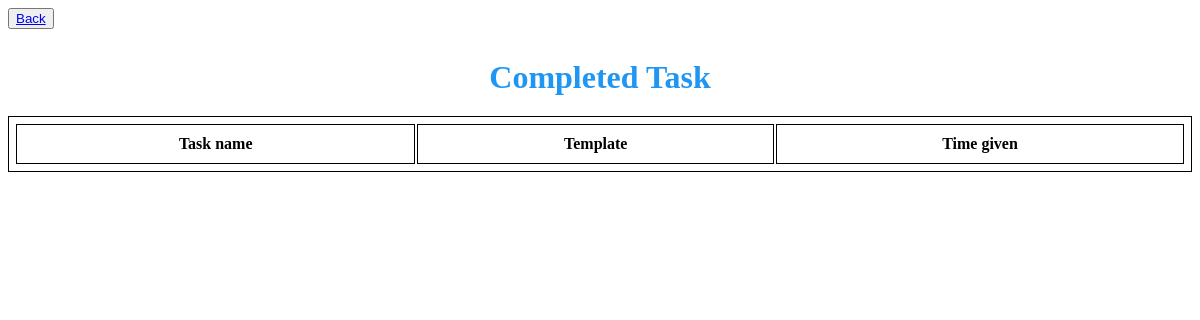
/tracker/completev.php, run on an earlier commit of the app's database.
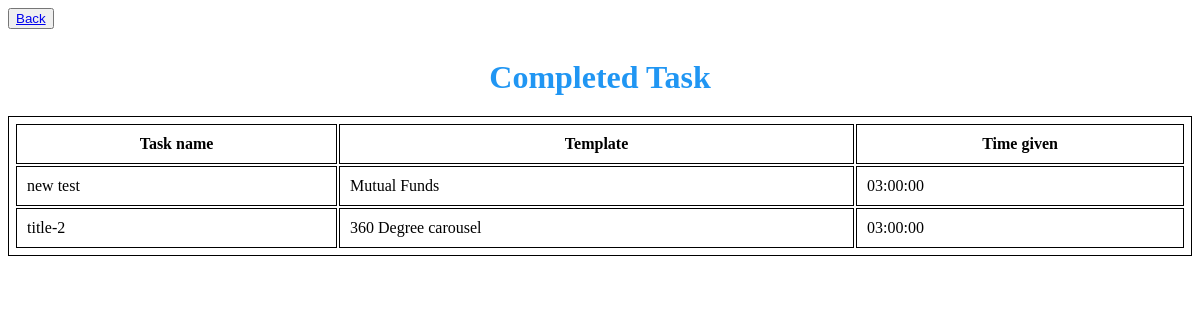
And on a later commit of the database.
### tables this page shows
CREATE TABLE `assign_task` (
  `id` int(11) NOT NULL,
  `task_name` varchar(255) NOT NULL,
  `temp_tbd` varchar(255) NOT NULL DEFAULT '0',
  `assign_to` varchar(255) NOT NULL,
  `time_v` int(255) NOT NULL,
  `deviation_v` int(255) NOT NULL,
  `status_v` int(11) NOT NULL DEFAULT 0
);

### tracker/completev.php (the view, shortened to what this page needs)
<?php
include "conn.php";
?>
<!DOCTYPE html>
<html lang="en">
<head>
    <link rel="stylesheet" href="style.css">
</head>
<body>
<button><a href="./veena.php">Back</a></button>
    <h1 class="heading">Completed Task</h1>
<table>
    <tr>
        <th>
            Task name
        </th>
        <th>
            Template
        </th>
        <th>
            Time given
        </th>
    </tr>
    <?php
        $sql="SELECT * FROM `assign_task` WHERE status_v = '2' ";
        $result=mysqli_query($connectDB,$sql);
        while($row=mysqli_fetch_assoc($result)){
            ?>
            <tr>
                <td>
                    <?php echo $row['task_name'] ?>
                </td>
                <td>
                    <?php echo $row['temp_tbd'] ?>
                </td>
                <td>
                <?php echo gmdate("H:i:s", $row['time_v']);   ?>
                </td>
            </tr>
            <?php
        }
    ?>
</table>
</body>
</html>

### tracker/style.css (style rules this page uses)
.heading { margin-top: 30px; color: #2096f3; text-align: center; margin-bottom:20px; }

### tracker/completev.php (style rules this page uses)
table { width: 100%; margin: 20px 0; }
table, th, td { border: 1px solid black; padding:5px; }
th,td { padding:10px; }

What changed in the data, as far as the page shows it:
added assign_task: task_name "new test", temp_tbd "Mutual Funds", time_v "03:00:00"
added assign_task: task_name "title-2", temp_tbd "360 Degree carousel", time_v "03:00:00"
